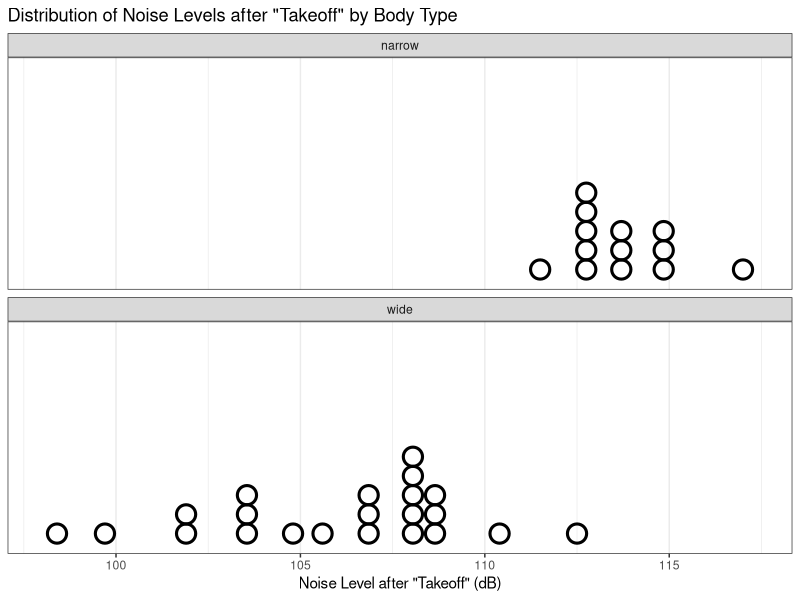

Generate this figure with R:
## ---- chunk 1
#| include: false
library(knitr)
library(ggplot2)
## ---- chunk 2
#| results: asis
#| classes: excel

noise.df <- read.csv("datasets/jet-noise.csv")
 
rbind(colnames(noise.df), head(noise.df, n = 14), rep("...", ncol(noise.df))) |>
  kable(format = "html", row.names = TRUE, col.names = LETTERS[1:ncol(noise.df)])
## ---- chunk 3
#| fig-dpi: 300
#| fig-height: 4.5
#| fig-width: 7
#| out-width: 40%

ggplot(noise.df, aes(x = noise)) +
  geom_dotplot(fill = NA, stroke = 3, colour = "black", binwidth = (max(noise.df$noise) - min(noise.df$noise)) / 25, dotsize = 0.7) + 
  facet_wrap(~ body, nrow = 2) +
  scale_y_continuous(breaks = NULL) +
  labs(y = NULL, x = "Noise Level after \"Takeoff\" (dB)", title = "Distribution of Noise Levels after \"Takeoff\" by Body Type") +
  theme_bw()
